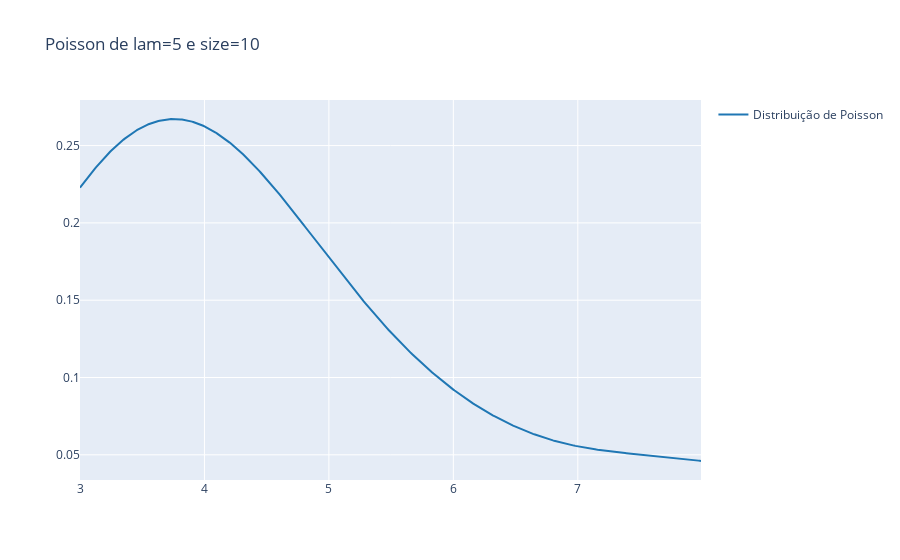

Notebook code for this chart:
### Code cell
fig = ff.create_distplot([poisson(lam=5,size=10)],
                        ['Distribuição de Poisson'],
                        show_rug=False,bin_size=2,show_hist=False)
fig.update_layout(title_text="Poisson de lam=5 e size=10")
fig.show()

### Figure 1 — Plotly figure (JSON) as saved in the notebook; plotly's stock layout.template omitted (floating-point values rounded to 4 significant figures; data arrays with more than 128 entries replaced by an {"elided": "..."} marker saying what was removed)
{"data": [{"legendgroup": "Distribuição de Poisson", "marker": {"color": "rgb(31, 119, 180)"}, "mode": "lines", "name": "Distribuição de Poisson", "showlegend": true, "type": "scatter", "x": {"elided": "500 float values"}, "xaxis": "x", "y": {"elided": "500 float values"}, "yaxis": "y"}], "layout": {"autosize": true, "barmode": "overlay", "hovermode": "closest", "legend": {"traceorder": "reversed"}, "title": {"text": "Poisson de lam=5 e size=10"}, "xaxis": {"anchor": "y2", "autorange": true, "domain": [0, 1], "range": [3, 7.99], "type": "linear", "zeroline": false}, "yaxis": {"anchor": "free", "autorange": true, "domain": [0, 1], "position": 0, "range": [0.03371, 0.2795], "type": "linear"}}}
